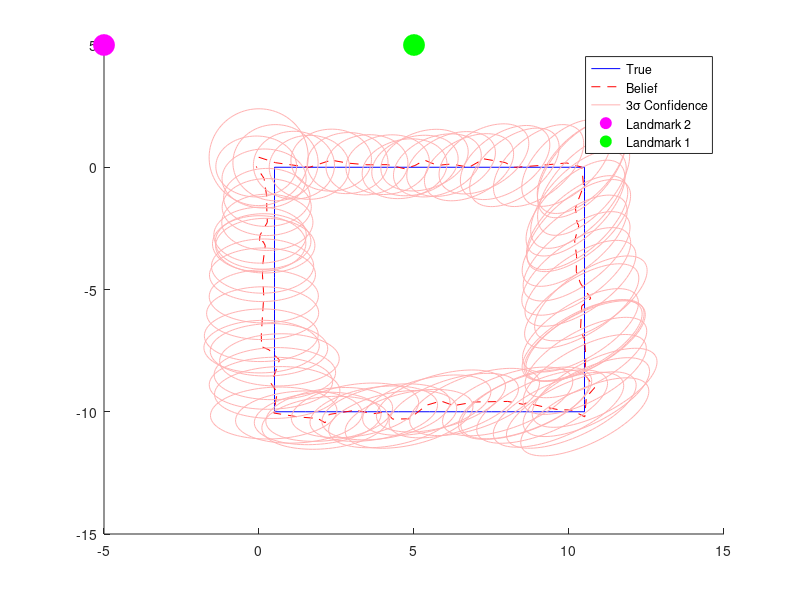

Write the MATLAB code that produced this figure.
% Landmark positions
L1 = [5;5];
L2 = [-5;5];
% State Model Parameters
g_t = [1,0;0,1]
%Measurement Model parameters
z_t = [];

%Covariance
Rt = [0.1,0;0,0.1];
%Measurement Covariance
Qt = [0.5,0;0,0.5];

%Belief mean and sigma

mu=[];
sig=[];

mu_0 = [0;0] + randn(2,1);
sig_0 = [1,0;0,1];

sig_init = [];
sig_next = [];

% Timestep
dt = 0.5;
%Blank Velocity Vector
V = []

%Jacobian for state model
G_t = [1,0;0,1]

%initialize
sig_init = sig_0;
mu = mu_0

mu_list =[]; % list of beliefss
sig_list = []; %list of standard deviations for every belief
true_pose = []; %list of true poses based on motion model and noise
% start loop here 
x_t = [0;0]
n = 1;
for t=0:dt:40
    if t <= 10
        V = [1; 0];
    elseif t <= 20
        V = [0; -1];
    elseif t <= 30
        V = [-1; 0];
    else
        V = [0; 1];
    end

    %Predict Step
    init_pose = mu;
    next_pose = (g_t * init_pose) + dt*V; % updating mu with velocity model
    sig_next = G_t*sig_init*G_t' + Rt; % updating sigma with jacobian approach

    x_t = x_t + dt*V; %+ ((Rt)*randn(2, 1)); % calculating true pose with measurement noise
    true_pose(:, n) = x_t; % adding true pose to list of historical poses indexed by n

    %Update Step 
    z1 = norm(x_t - L1) + (Qt(1,1))*randn();
    z2 = norm(x_t - L2) + (Qt(2,2))*randn();
    z_t = [z1; z2];
    
    % Measurement Jacobian
    diff1 = next_pose - L1;
    d1 = norm(diff1);
    diff2 = next_pose - L2;
    d2 = norm(diff2);
    H_t = [diff1'/d1; diff2'/d2]; % calculated jacobian of measurement model

    h_pred = [norm(diff1); norm(diff2)];
    
    % calculating Kalman gain
    Kt = sig_next * H_t' / (H_t * sig_next * H_t' + Qt);
    
    % Update Mu and Sigma
    mu = next_pose + Kt * (z_t - h_pred);
    sig_init = (eye(2) - Kt * H_t) * sig_next;
    
    mu_list(:,n) = mu;
    sig_list(:,:,n)=sig_init;
    n=n+1;
end

hold on
% Plot true trajectory
plot(true_pose(1, :), true_pose(2, :), 'b-');

% Plot estimated trajectory
plot(mu_list(1, :), mu_list(2, :), 'r--');

plot(L1(1), L1(2), 'go', 'MarkerSize', 15, 'MarkerFaceColor', 'g', 'DisplayName', 'Landmark 1');
plot(L2(1), L2(2), 'mo', 'MarkerSize', 15, 'MarkerFaceColor', 'm', 'DisplayName', 'Landmark 2');
legend('True','Belief')

% Plot 3-sigma confidence bounds (ellipses at each timestep)
for k = 1:size(mu_list, 2)
    % Extract mean and covariance at timestep k
    mu_k = mu_list(:, k);
    sig_k = sig_list(:, :, k);
    
    % Compute eigenvalues and eigenvectors of covariance
    [V_eig, D] = eig(sig_k);
    
    % Create points on a circle
    theta = linspace(0, 2*pi, 100);
    
    % Create ellipse
    ellipse = 3 * [sqrt(D(1,1)) * cos(theta); 
                   sqrt(D(2,2)) * sin(theta)];
    
    ellipse = V_eig * ellipse;
    
    % Translate ellipse to mean position
    ellipse(1, :) = ellipse(1, :) + mu_k(1);
    ellipse(2, :) = ellipse(2, :) + mu_k(2);
    
    % Plot ellipse (light red color)
    if k == 1
        plot(ellipse(1, :), ellipse(2, :), 'r-', 'LineWidth', 0.5, ...
             'Color', [1 0.7 0.7], 'DisplayName', '3\sigma Confidence');
    else
        
        plot(ellipse(1, :), ellipse(2, :), 'r-', 'LineWidth', 0.5, ...
             'Color', [1 0.7 0.7], 'HandleVisibility', 'off');
    end
end